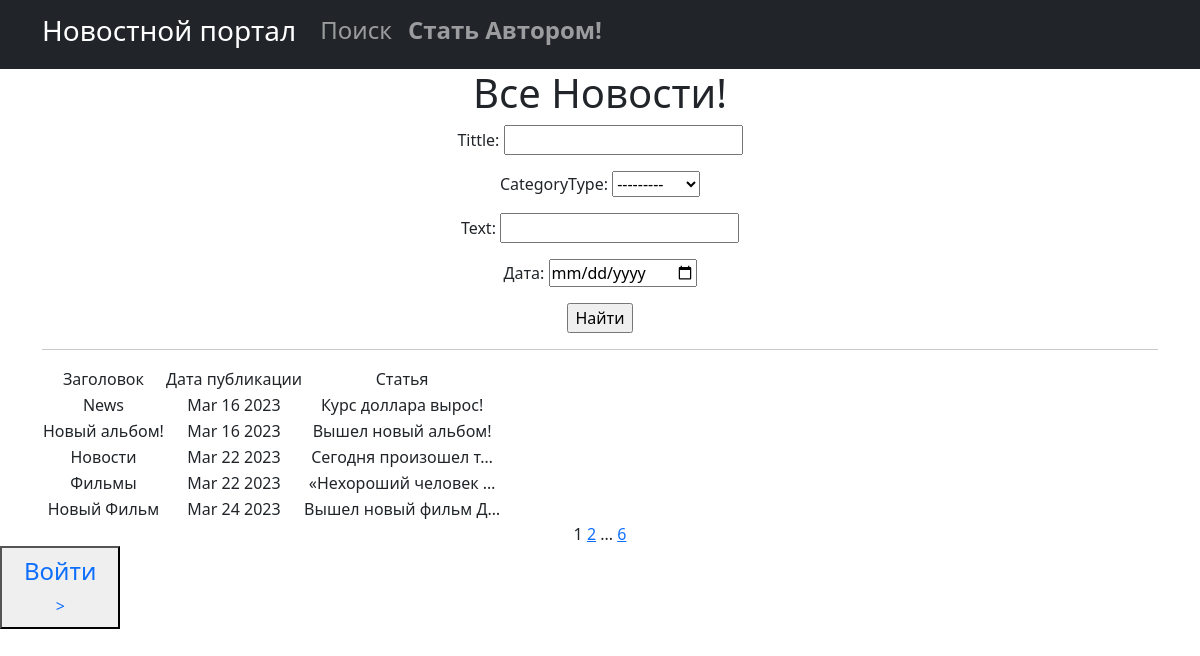
/news/search, run on the app's committed database.
### new/models.py (models this page shows, shortened)
class Post(models.Model):
    NEWS = 'NW'
    ARTICLE = 'AR'
    CATEGORY_CHOICES = [
        (NEWS, 'Новость'),
        (ARTICLE, 'Статья'),
    ]
    author = models.ForeignKey(Author, on_delete=models.CASCADE,)
    categoryType = models.CharField(max_length=2, choices=CATEGORY_CHOICES, default=ARTICLE)
    dateCreation = models.DateTimeField(auto_now_add=True)
    postCategory = models.ManyToManyField(Category, through='PostCategory')
    tittle = models.CharField(max_length=128)
    text = models.TextField()
    rating = models.SmallIntegerField(default=0)

### new/views.py (the view)
# urls.py: path('search', NewsSearch.as_view(), name = 'post_search'),
class NewsSearch(ListView):
    model = Post
    template_name = 'search.html'
    context_object_name = 'post'
    paginate_by = 5
    def get_queryset(self):
        queryset = super().get_queryset()
        self.filterset = PostFilter(self.request.GET, queryset)
        return self.filterset.qs
    def get_context_data(self, **kwargs):
        context = super().get_context_data(**kwargs)
        context['filterset'] = self.filterset
        return context

### new/templatetags/custom_filters.py (called while the page is built)
@register.filter()
def censor(value):
    x='теракт'
    c='редиска'
    if x in value:
        a= value.replace('теракт', 'т*****')
        return a
    if c in value:
        d= value.replace('редиска', 'р******')
        return d
    try:
        x = str(x)
        c = str(c)
    except:
        print('Введено не слово')
    else:
        return value

### new/templatetags/custom_tags.py (called while the page is built)
@register.simple_tag(takes_context=True)
def url_replace(context, **kwargs):
   d = context['request'].GET.copy()
   for k, v in kwargs.items():
       d[k] = v
   return d.urlencode()

### templates/search.html (shortened to what this page needs)
{% extends 'flatpages/default.html' %}
{% load custom_filters %}
{% load custom_tags %}
{% block content %}
   <h1>Все Новости!</h1>
    <form action="" method="get">
       {{ filterset.form.as_p }}
       <input type="submit" value="Найти" />
   </form>
    <hr>
   {% if post %}
       <table>
           <tr>
               <td>Заголовок</td>
               <td>Дата публикации</td>
               <td>Статья</td>
           </tr>
           {% for posts in post %}
           <tr>
               <td>{{ posts.tittle|censor }}</td>
               <td>{{ posts.dateCreation|date:'M d Y'}}</td>
               <td>{{ posts.text|truncatechars:20|censor}}</td>
           </tr>
           {% endfor %}
       </table>
   {% else %}
       <h2>Статей нет!</h2>
    {% endif %}
   {{ page_obj.number }}
   {% if page_obj.has_next %}
       <a href="?{% url_replace page=page_obj.next_page_number %}">{{ page_obj.next_page_number }}</a>
       {% if paginator.num_pages != page_obj.next_page_number %}
           ...
           <a href="?{% url_replace page=page_obj.paginator.num_pages %}">{{ page_obj.paginator.num_pages }}</a>
       {% endif %}
   {% endif %}
{% endblock content %}

### data on the page
Post: tittle|censor "News", dateCreation "Mar 16 2023", text|censor "Курс доллара вырос!"
Post: tittle|censor "Новый альбом!", dateCreation "Mar 16 2023", text|censor "Вышел новый альбом!"
Post: tittle|censor "Новости", dateCreation "Mar 22 2023", text|censor "Сегодня произошел т…"
Post: tittle|censor "Фильмы", dateCreation "Mar 22 2023", text|censor "«Нехороший человек …"
Post: tittle|censor "Новый Фильм", dateCreation "Mar 24 2023", text|censor "Вышел новый фильм Д…"

### other printed values
{{ page_obj.number }} "1"
{{ page_obj.next_page_number }} "2"
{{ page_obj.paginator.num_pages }} "6"
